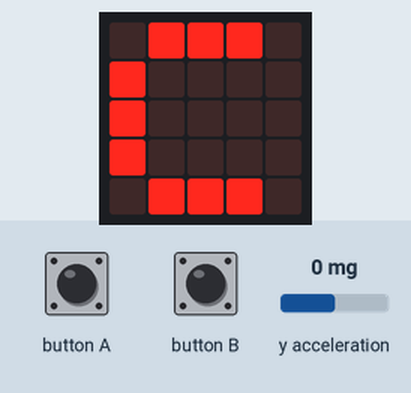
Simulated run of this program. Board: BBC micro:bit running MicroPython. On the bench: the board's 5×5 LED display. The inputs (shaded band) are chosen by the test bench; at power-on: y acceleration 0 mg.

Above: at 1.2 s.
1.3 s: button A pressed for 0.15 s
At 2.7 s:
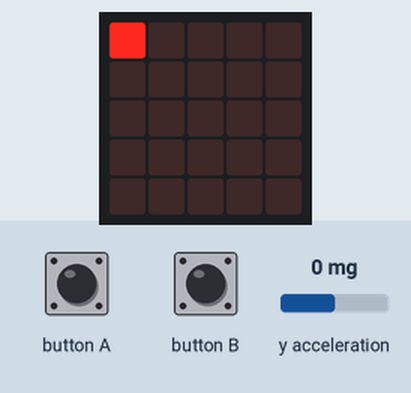
3.5 s: y acceleration set to 751 mg
5.0 s: y acceleration set to 830 mg
At 5.6 s:
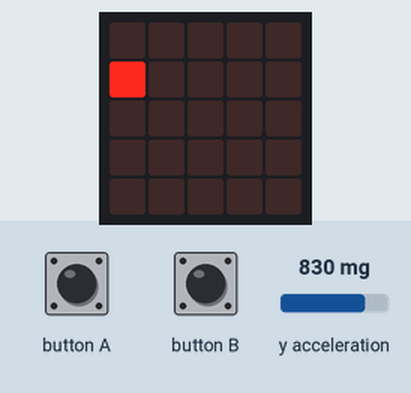
8.0 s: y acceleration set to -1440 mg
At 8.8 s:
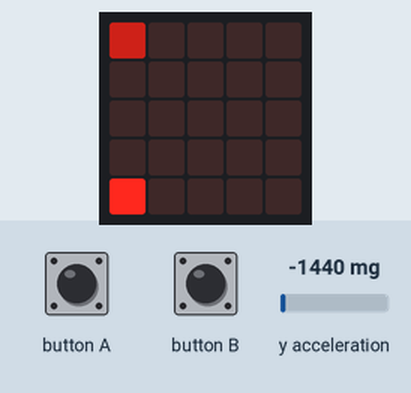
9.5 s: button B pressed for 0.15 s
At 10.0 s:
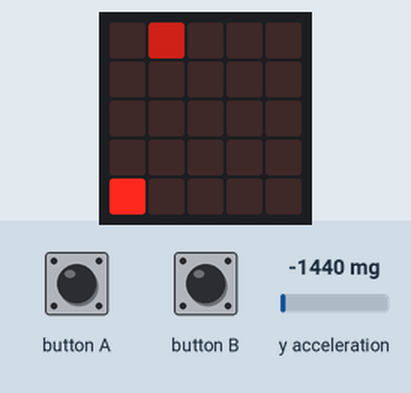
11.1 s: y acceleration set to 1440 mg
At 11.7 s:
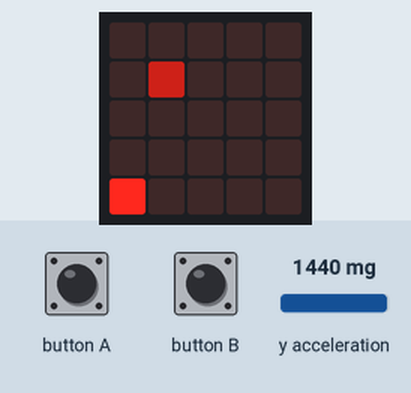
Timing chart, 0 to 14.1 s (numbered marks = the images above; inputs shaded):
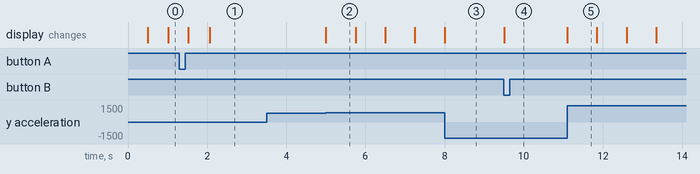

The program:

connect4x4.py
```python
# connect4x4  02/03/2016  D.J.Whale
#
# A 4x4 grid of connect 4 with full gameplay

from microbit import *

# winning masks for win signatures, 10 in all for a 4x4 board
# can be applied to any player board
# col,depth        bits left to right MSB to LSB
# 00 10 20 30      15 14 13 12
# 01 11 21 31      11 10 09 08
# 02 12 22 32      07 06 05 04
# 03 13 23 33      03 02 01 00

win = [
#horizontal wins (4)
# 15,14,13,12 = 1111 0000 0000 0000
0xF000,
# 11,10,09,08 = 0000 1111 0000 0000
0x0F00,
# 07,06,05,04 = 0000 0000 1111 0000
0x00F0,
# 03,02,01,00 = 0000 0000 0000 1111
0x000F,
#vertical wins (4)
# 15,11,07,03 = 1000 1000 1000 1000
0x8888,
# 14,10,06,02 = 0100 0100 0100 0100
0x4444,
# 13,09,05,01 = 0010 0010 0010 0010
0x2222,
# 12,08,04,00 = 0001 0001 0001 0001
0x1111,
#diagonal wins (2)
# 15,10,05,00 = 1000 0100 0010 0001
0x8421,
# 12,09,06,03 = 0001 0010 0100 1000
0x1248
]

# a board for each player
# 16 bit binary encoded raster for player 1[0] and player 2[1]

boards = None
def clear_board():
    global boards
    boards = [0x0000, 0x0000]

def get_brightness(player):
    if player == 1:
        return 9
    else:
        return 4

def splash_screen():
    """Show a splash screen until any button is pressed"""
    while True:
        display.show("C4", 500)
        if button_a.was_pressed() or button_b.was_pressed():
            break
    display.clear()
    #button_a.reset_presses()
    #button_b.reset_presses()

def move(player, col):
    """Move a piece along the top for this player"""
    # starts off at col
    # button A moves left, until leftmost position
    # button B moves right, until rightmost position
    # button A+B requests a drop
    # draws a dot at top row
    # intensity is bright for player 1, dim for player 2
    # returns column selected (0..3)

    #button_a.reset_presses()
    #button_b.reset_presses()
    brightness = get_brightness(player)
    display.set_pixel(col, 0, brightness)

    while accelerometer.get_y() < 800:
        if button_a.was_pressed():
            if col > 0:
                display.set_pixel(col, 0, 0)
                col -= 1
                display.set_pixel(col, 0, brightness)

        elif button_b.was_pressed():
            if col < 3:
                display.set_pixel(col, 0, 0)
                col += 1
                display.set_pixel(col, 0, brightness)

    display.set_pixel(col, 0, 0)
    return col

def get_depth(col):
    """Work out how far to drop a piece down this column until it stops"""
    # scans down the column finding the first full piece for any player
    # returns 0 if the column is full
    # returns 1 if there is 1 space left, 2, 3.

    # 'or' together both boards to get occupancy signature
    occupancy = boards[0] | boards[1]

    # highest 3-(set bit number in nibble) (3210) is depth of that col
    # build a mask for the col by shifting a 1 into the nibble position of top row
    mask = 0x8000 >> col

    # count how many rotate by 4's (max 4) before the mask finds a non zero
    for i in range(4): # 0 to 3
        if occupancy & mask != 0:
            return i # found a set bit at this depth
        mask >>= 4 # move to next row

    return 4 # the column is empty

def drop(player, col, depth):
    """Animate dropping a piece down this column until it reaches depth"""
    brightness = get_brightness(player)

    # animates dropping a piece for a player
    #   draw the player dot in the correct intensity
    #   animate from top down to depth (0 is top, 3 is bottom)

    for i in range(depth+1):
        display.set_pixel(col, i+1, brightness)
        sleep(750)
        display.set_pixel(col, i+1, 0)
    display.set_pixel(col, i+1, brightness)


def set(player, col, depth):
    """Remember a player token at this column and row"""
    # must set appropriate bit in board for that player at end
    #   col is index into nibble (how many shifts of 4bits)
    #   row is bit number in nibble (how many shifts)
    mask = 0x8000 >> ((depth*4) + col)
    boards[player-1] |= mask
    brightness = get_brightness(player)
    display.set_pixel(col, depth+1, brightness)

def get_winner():
    """Work out if there is a winner"""
    for pi in range(2):
        p = boards[pi]
        for sig in win:
            if p & sig == sig:
                return pi+1 # This player 1 or 2 is a winner

    # no winner
    # are all positions occupied?
    occupancy = boards[0] | boards[1]
    if occupancy == 0xFFFF:
        return -1 # stalemate

    return 0 # no player is a winner yet

def winner(player):
    """Show winner or stalemate animation"""
    # show a flashing player number then solid at end
    # note player -1 means stale mate
    # at end, wait for any button press to exit

    if player == -1:
        ch = "X" # stale mate
    else:
        ch = str(player)

    for i in range(4):
        display.show(ch)
        sleep(500)
        display.clear()
        sleep(500)
    display.show(ch)
    sleep(2000)

def run():
    # run forever
    while True:
        game_over = False
        player = 1
        clear_board()

        # show splash screen and wait for start
        splash_screen()

        # main game loop
        while not game_over:
            # get a valid move
            col = 0
            while True:
                col = move(player, col)
                depth = get_depth(col)
                if depth > 0:
                    break

            # action the move
            drop(player, col, depth-1)
            set(player, col, depth-1)

            # work out if the game is over
            win = get_winner()
            if win == 0:
                # swap to other player
                if player == 1:
                    player = 2
                else:
                    player = 1
            else:
                # winner or stalemate
                winner(win)
                game_over = True

run()

# END
```

Measured:
- the behaviour switches between 799 and 800 mg on y acceleration (found by bisection; images 1 and 2)
- after the input at 1.3 s, the display: first differs from a run without the input after 0.76 s (image 1)
- after the input at 3.5 s, every drawn part: stays the same
- after the input at 5.0 s, the display: changes at once (image 2)
- after the input at 8.0 s, the display: changes at once (image 3)
- after the input at 9.5 s, the display: changes at once (image 4)
- after the input at 11.1 s, the display: changes at once (image 5)
- what the display in image 2 shows lasts 0.8 s, from 5.0 s to 5.8 s
